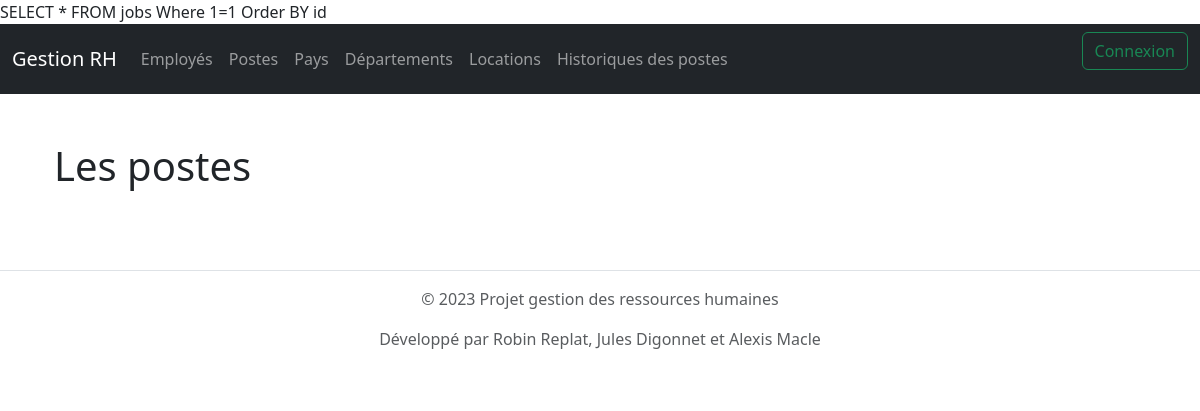
/jobs, run on an earlier commit of the app's database.
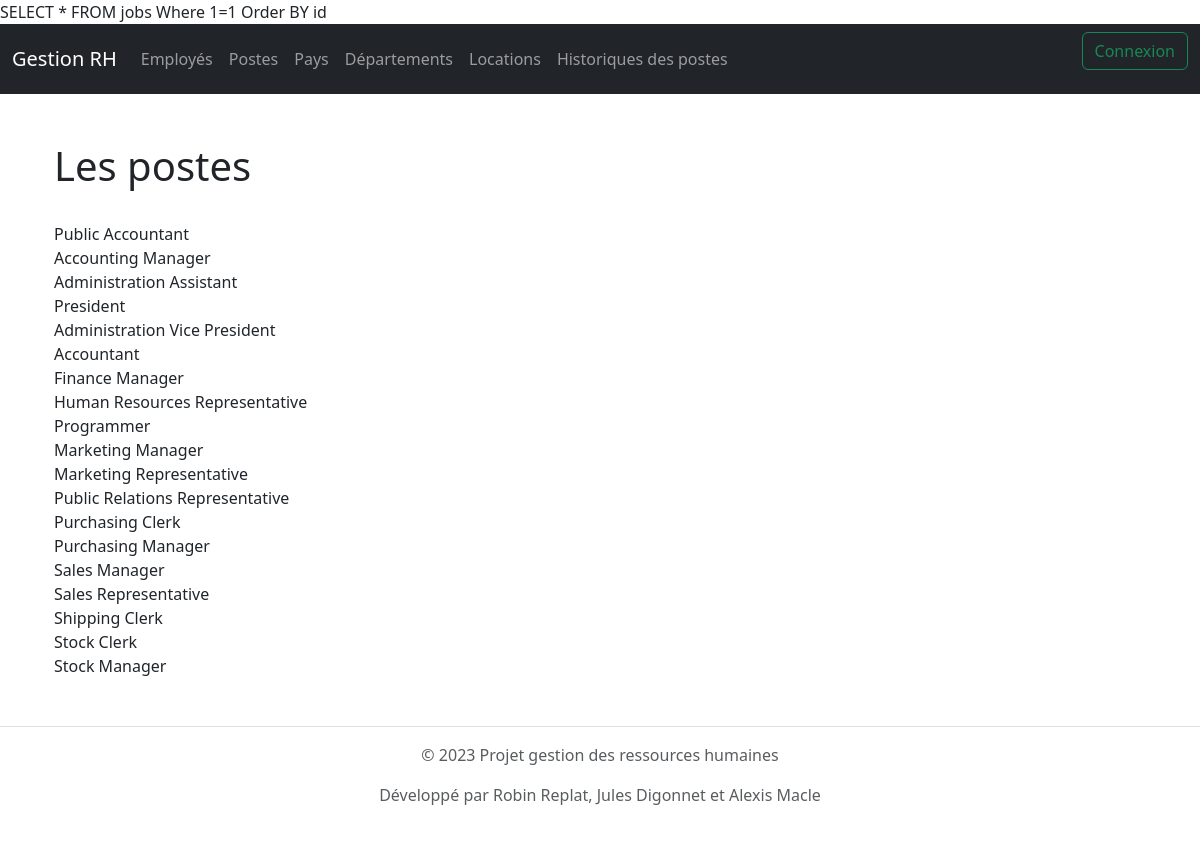
And on a later commit of the database.
### tables this page shows
CREATE TABLE `jobs` (
  `id` int NOT NULL,
  `JOB_TITLE` varchar(255) NOT NULL,
  `MIN_SALARY` int NOT NULL,
  `MAX_SALARY` int NOT NULL
);

### src/core/model.php (called while the page is built, shortened)
<?php
class Model
{
    public $table;
    public $conf = "default";
    public $db;
    function __construct()
    {
        $conf = conf::$databases[$this->conf];
        try {
            $this->db = new PDO(
                'mysql:host=' . $conf['host'] . ';dbname=' . $conf['database'],
                $conf['public'],
                $conf['password'],
                array(
                    PDO::MYSQL_ATTR_INIT_COMMAND => 'SET NAMES utf8',
                    PDO::ATTR_ERRMODE => PDO::ERRMODE_WARNING
                )
            );
        } catch (PDOException $e) {
            print "Erreur !: " . $e->getMessage() . "<br/>";
            die();
        }
    }
    function find($data)
    {
        $fields = "*";
        $inner = " ";
        $union = " ";
        $group = " ";
        $condition = "1=1";
        $order = "id";
        $limit = " ";
        if (isset($data['order'])) {
            $order = $data['order'];
        }
        $sql = 'SELECT ' . $fields .
            ' FROM ' . $this->table .
            '  ' . $inner .
            ' Where ' . $condition .
            ' ' . $union .
            ' ' . $group .
            ' Order BY ' . $order .
            ' ' . $limit;
        $stmt = $this->db->prepare($sql);
        if ($stmt->execute()) {
            $data = $stmt->fetchall(PDO::FETCH_OBJ);
            return $data;
        } else {
            echo "<br/> erreur SQL";
        }
    }
}

### src/controllers/jobs.php (called while the page is built, shortened)
<?php
class jobs extends controller
{
    var $job;
    public function __construct()
    {
        $this->job = $this->models['job'];
    }
    public function index(): void
    {
        $d = [];
        $d['jobs'] = $this->job->getAlljobs();
        $this->render('index');
    }
}

### src/models/job.php (called while the page is built, shortened)
<?php
class job extends Model
{
    public function getAlljobs(): false|array|null
    {
        return $this->find(array(
            "order" => ' id',
        ));
    }
}

### src/views/jobs/index.php (the view)
<div class="container-fluid !direction !spacing">
    <div class="row">
        <div class="col">
            <br>
            <h1> Les postes </h1>
            <br>
            <?php
            foreach ($jobs as $j) {
                echo $j->JOB_TITLE ."<br>";
            }
            ?>
            <br>
        </div>
    </div>
</div>

### src/index.php (shortened to what this page needs)
<?php
require(ROOT . 'config/conf.php');
require(ROOT . 'core/model.php');
require(ROOT . 'core/controller.php');
$chemin = explode("/", WEBROOT);
if (empty($chemin[1])) {
    $controller = "home";
} else {
    $controller = $chemin[1];
}
if (empty($chemin[2])) {
    $action = "Index";
} else {
    $action = $chemin[2];
}
$controller_file = ROOT . 'controllers/' . $controller . '.php';
if (file_exists($controller_file)) {
    $controller = new $controller();
    if (method_exists($controller, $action)) {
        unset($chemin[0]);
        unset($chemin[1]);
        unset($chemin[2]);
        call_user_func_array(array($controller, $action), $chemin);
    } else {
        require(ROOT . 'views/errors/404.php');
    }
} else {
    require(ROOT . 'views/errors/404.php');
}

### src/core/controller.php (shortened to what this page needs)
<?php
class controller
{
    var array $vars = [];
    var string $layout = "default";
    function render( string $filename): void
    {
        extract($this->vars);
        require(ROOT.'views/'.get_class($this).'/'.$filename.'.php');
        $content_for_layout = ob_get_clean();
        if (!$this->layout) {
            echo $content_for_layout;
        } else {
            require(ROOT.'views/layout/'.$this->layout.'.php');
        }
    }
    function set( array $d): void
    {
        $this->vars = array_merge($this->vars, $d);
    }
}

### src/views/layout/default.php (shortened to what this page needs)
<!DOCTYPE html>
<html lang="fr">
<head>
    <link href="https://cdn.jsdelivr.net/npm/bootstrap@5.3.2/dist/css/bootstrap.min.css" rel="stylesheet">
  <link rel="stylesheet" href="https://cdnjs.cloudflare.com/ajax/libs/font-awesome/5.15.4/css/all.min.css">
</head>
<body>
  <nav class="navbar navbar-expand-md navbar-dark bg-dark">
    <div class="container-fluid">
      <a class="navbar-brand" href="/home">
        Gestion RH
      </a>
      <div class="collapse navbar-collapse" id="navbarCollapse">
        <ul class="navbar-nav me-auto mb-2 mb-md-0">
          <li class="nav-item">
            <a class="nav-link" href="/employees">Employés</a>
          </li>
          <li class="nav-item">
            <a class="nav-link" href="/jobs">Postes</a>
          </li>
          <li class="nav-item">
            <a class="nav-link" href="/countries">Pays</a>
          </li>
          <li class="nav-item">
            <a class="nav-link" href="/departements">Départements</a>
          </li>
            <li class="nav-item">
                <a class="nav-link" href="/locations">Locations </a>
            </li>
            <li class="nav-item">
                <a class="nav-link" href="/jobhistorys">Historiques des postes </a>
            </li>
        </ul>
        <form class='d-flex' method='POST' action='/users'>
          <button class='btn btn-outline-success' type='submit'>Connexion</button>
        </form>
      </div>
    </div>
  </nav>
  <div class="container mt-4">
    <?php
      echo $content_for_layout;
    ?>
  </div>
  <footer class="d-flex flex-wrap justify-content-between align-items-center py-3 my-4 border-top">
    <div class="container">
      <p class="text-center text-muted">© 2023 Projet gestion des ressources humaines</p>
      <p class="text-center text-muted">Développé par Robin Replat, Jules Digonnet et Alexis Macle</p>
    </div>
  </footer>
</body>
</html>

What changed in the data, as far as the page shows it:
added jobs: JOB_TITLE "Public Accountant"
added jobs: JOB_TITLE "Accounting Manager"
added jobs: JOB_TITLE "Administration Assistant"
added jobs: JOB_TITLE "President"
added jobs: JOB_TITLE "Administration Vice President"
added jobs: JOB_TITLE "Accountant"
added jobs: JOB_TITLE "Finance Manager"
added jobs: JOB_TITLE "Human Resources Representative"
added jobs: JOB_TITLE "Programmer"
added jobs: JOB_TITLE "Marketing Manager"
added jobs: JOB_TITLE "Marketing Representative"
added jobs: JOB_TITLE "Public Relations Representative"
added jobs: JOB_TITLE "Purchasing Clerk"
added jobs: JOB_TITLE "Purchasing Manager"
added jobs: JOB_TITLE "Sales Manager"
added jobs: JOB_TITLE "Sales Representative"
added jobs: JOB_TITLE "Shipping Clerk"
added jobs: JOB_TITLE "Stock Clerk"
added jobs: JOB_TITLE "Stock Manager"
